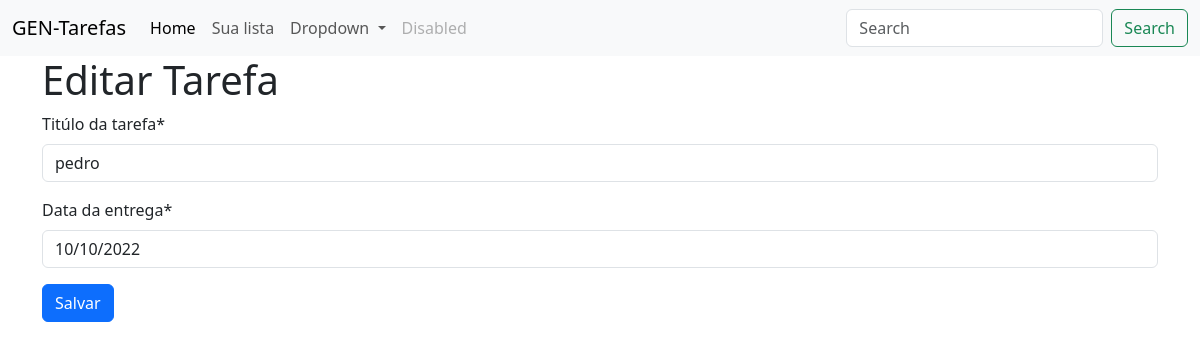
The page /update/1 on the database as committed earlier.
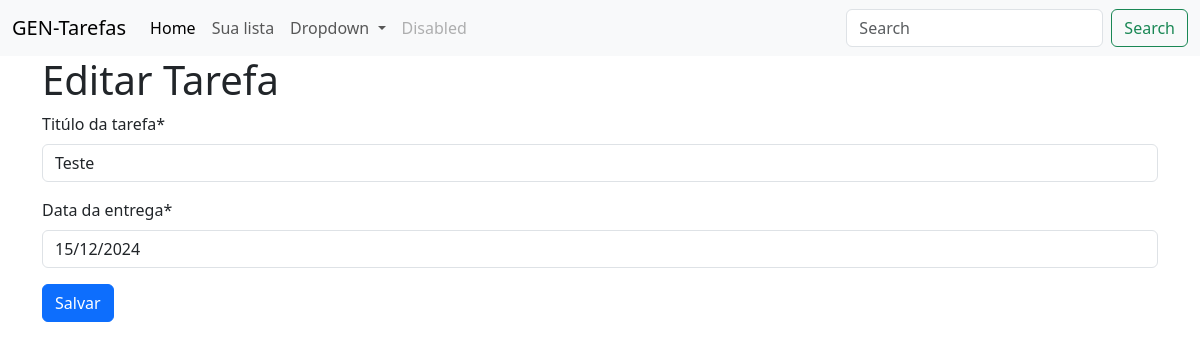
The same page on the database as committed later.
### gerenciador_tarefas/models.py (models this page shows, shortened)
class Tarefa(models.Model):
    usuario = models.ForeignKey(Usuario, on_delete=models.CASCADE, default=1)
    titulo = models.CharField(verbose_name="Titúlo da tarefa",max_length=100, null=False, blank=False)
    data_criacao = models.DateTimeField(auto_now_add=True, null=False, blank=False)
    data_entrega = models.DateField(verbose_name="Data da entrega",null=False, blank=False)
    data_finalizacao = models.DateField(null=True, blank=False)
    email = models.CharField(max_length=100, null=False, blank=False)
    class Meta:
        ordering = ["data_finalizacao"]

### gerenciador_tarefas/views.py (the view)
# urls.py: path("update/<int:pk>", TarefaUpdateView.as_view(), name="tarefa_uptade"),
class TarefaUpdateView(UpdateView):
    model = Tarefa
    fields = ["titulo", "data_entrega"]
    success_url = reverse_lazy("tarefa_lista")

### gerenciador_tarefas/templates/gerenciador_tarefas/tarefa_form.html (shortened to what this page needs)
{% extends "base.html" %}
{% load crispy_forms_tags %}
{% block conteudo %}
  {% if tarefa.pk %}
    <h1>Editar Tarefa</h1>
  {% else %}
    <h1>Nova Tarefa</h1>
  {% endif %}
  <form method="POST">
    {{ form|crispy }}
    <button type="submit" class="btn btn-primary">Salvar</button>
  </form>
{% endblock conteudo %}

Rows that differ between the two databases and show on the page:
changed Tarefa: titulo "pedro" → "Teste"; data_entrega "10/10/2022" → "15/12/2024"
